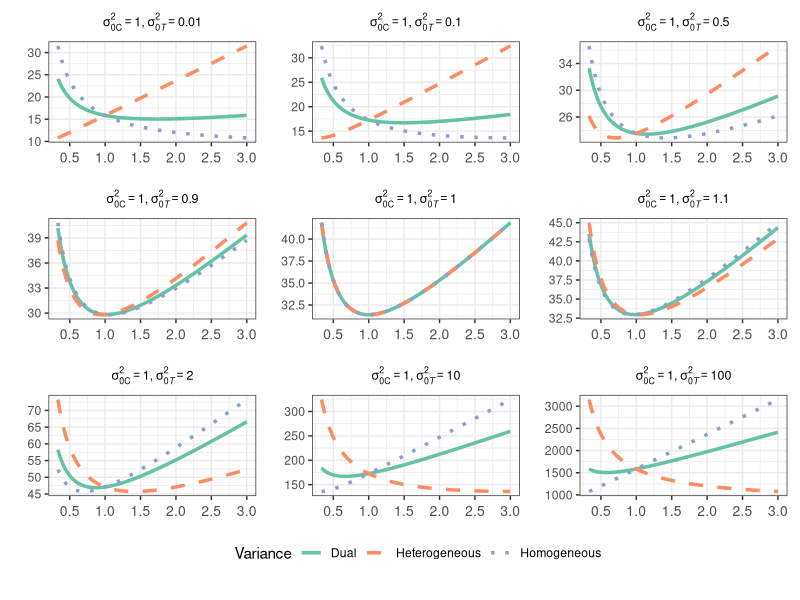
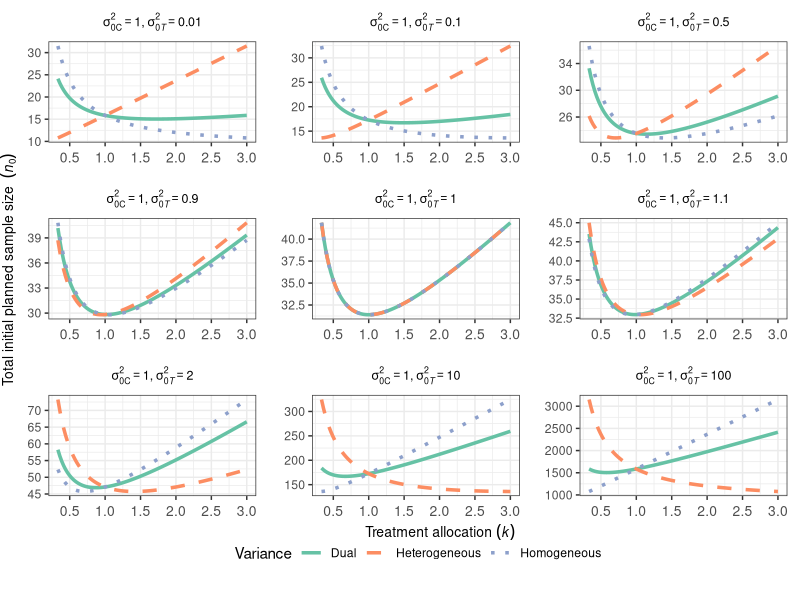

The R source for these figures, in order:
#-------------------------------------------------------------------------------
# Purpose: Plots to compare the three formulas for estimating sample size for a 
# continuous endpoint
# Author: Ann Marie Weideman
#-------------------------------------------------------------------------------

# Set working directory to current location
script_path <- setwd(dirname(rstudioapi::getActiveDocumentContext()$path))

library(RColorBrewer)
library(dplyr)
library(tidyr)
library(ggplot2)
library(patchwork)

# Function to calculate sample sizes for the three formulas
calculate_sample_sizes <- function(k, var0C, var0T) {
  
  z_alpha <- qnorm(0.025, lower.tail = FALSE)
  z_beta <- qnorm(0.2, lower.tail = FALSE)
  delta0<-1
  
  var0<-(var0C+k*var0T)/(1+k)
  
  # Assumes homogeneous variance 
  n0C_f1 <- (z_alpha + z_beta)^2 * (1 + 1/k) * var0 / delta0^2
  n0_f1 <- (1 + k) * n0C_f1
  
  # Assumes heterogeneous variance
  n0C_f2 <- (z_alpha + z_beta)^2 * (var0C + (1/k) * var0T) / delta0^2
  n0_f2 <- (1 + k) * n0C_f2
  
  # Assumes dual variance
  n0C_f3 <- (z_alpha * sqrt((1 + 1/k) * var0) + 
               z_beta * sqrt(var0C + (1/k) * var0T))^2 / delta0^2
  n0_f3 <- (1 + k) * n0C_f3
  
  return(c(n0_f1, n0_f2, n0_f3))
}

# Define the color palette to be colorblind friendly
palette <- brewer.pal(n = 3, name = "Set2")

k_range <- seq(1/3, 3, length.out = 100)
var0C_values <- 1
var0T_values <- c(0.01, 0.1, 0.5, 0.9, 1, 1.1, 2, 10, 100)

# Create a data frame with all combinations
sample_data <- expand.grid(k = k_range, var0C = var0C_values, var0T = var0T_values) %>%
  rowwise() %>%
  mutate(
    Homogeneous = calculate_sample_sizes(k, var0C, var0T)[1],
    Heterogeneous = calculate_sample_sizes(k, var0C, var0T)[2],
    Dual = calculate_sample_sizes(k, var0C, var0T)[3]
  ) %>%
  ungroup() %>%
  gather(key = "Variance", value = "sample_size", -k, -var0C, -var0T) %>%
  mutate(formula = factor(Variance, levels = c("Homogeneous", "Heterogeneous", "Dual"), 
                          labels = c("Homogeneous", 
                                     "Heterogeneous", 
                                     "Dual")))

# Function to create individual plots within the panel
make_plot <- function(data, var0C_val, var0T_val, show_x_axis_label = FALSE) {
  # Define custom line types
  line_types <- c("solid", "dashed", "dotted")  
  
  p <- ggplot(data, aes(x = k, y = sample_size, group = Variance, color = Variance, linetype = Variance)) +
    geom_line(size = 1.2) +  # Increase line size for visibility
    scale_color_manual(values = palette) +
    scale_linetype_manual(values=line_types) +  # Use the custom line types
    scale_x_continuous(breaks = seq(0, 3, by = 0.5)) +
    theme_bw(base_size = 11) +  # Increase the base size for all text
     theme(
      plot.title = element_text(hjust = 0.5, size=9),
      axis.title.y = element_blank(),
      axis.title.x = element_blank(),
      axis.text.x = element_text(size = 10, vjust = 0.5),
      plot.margin = unit(c(0.25, 0.25, 1, 1), "lines")
    ) +
    ggtitle(bquote(sigma[0*"C"]^2 == .(var0C_val) * "," ~ italic(sigma[0*"T"]^2) == .(var0T_val)))
  
  if (show_x_axis_label) {
    p <- p + labs(x = "k", y = expression("Total initial planned sample size ( " ~ italic(n[0]) *")"))  # Correctly add axis titles
  }
  return(p)
}

# Generate a plot for each combination of var0C and var0T
plot_list <- list()
number_of_rows <- length(unique(sample_data$var0T))
counter <- 0

for (var0T_val in unique(sample_data$var0T)) {
  for (var0C_val in unique(sample_data$var0C)) {
    counter <- counter + 1
    
    # Determine if this plot is on the bottom row
    show_x_axis_label <- (counter > (number_of_rows - 1) * 3)
    
    # Subset the data for the current combination of var0T and var0C
    data_subset <- subset(sample_data, var0T == var0T_val & var0C == var0C_val)
    
    # Add plot to the growing list of plots
    plot_list[[paste(var0T_val, var0C_val, sep = "_")]] <- 
      make_plot(data_subset, var0C_val, var0T_val, show_x_axis_label)
  }
}

# Combine the plots into a 3x3 patchwork
combined_plot <- wrap_plots(plot_list, ncol = 3) + 
  plot_layout(guides = 'collect') &
  theme(legend.position = "bottom")
print(combined_plot)

# Define the size and resolution of output image
width_in_inches <- 7
height_in_inches <- 6
dpi <- 600

# Open a PNG device
#jpeg(filename = paste0(script_path, "/output/trio_continuous.jpg"), 
#     width = width_in_inches * dpi, height = height_in_inches * dpi, res = dpi)

# Print the combined plot
print(combined_plot)

# Add the common x-axis label using grid.text
require(grid)
grid.text(label = expression("Treatment allocation " * (italic(k))), 
          x = unit(0.55, "npc"),  # centered
          y = unit(0.1, "npc"),  # adjust this value as needed
          just = c("center", "bottom"),
          gp = gpar(fontsize = 10))

# Add the common y-axis label using grid.text
grid.text(label = expression("Total initial planned sample size  " * (italic(n[0]))), 
          x = unit(0.01, "npc"), y = unit(0.55, "npc"), rot = 90,
          gp = gpar(fontsize = 10))

# Close the PNG device, which saves the file
#dev.off()
